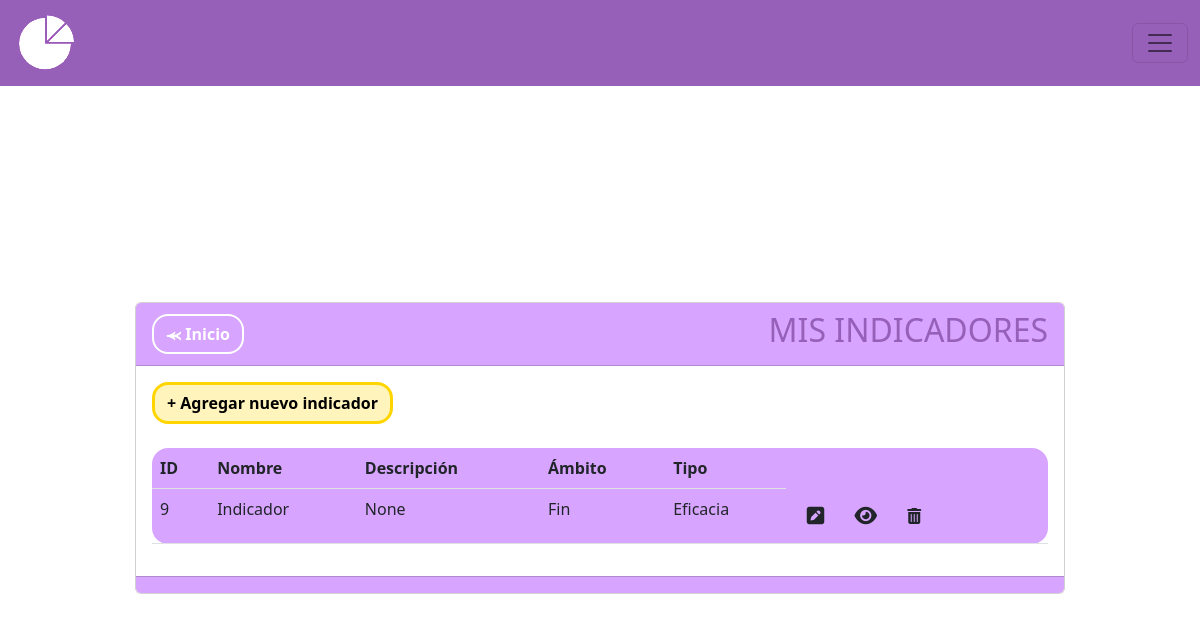
The page /indicadores on the database as committed earlier.
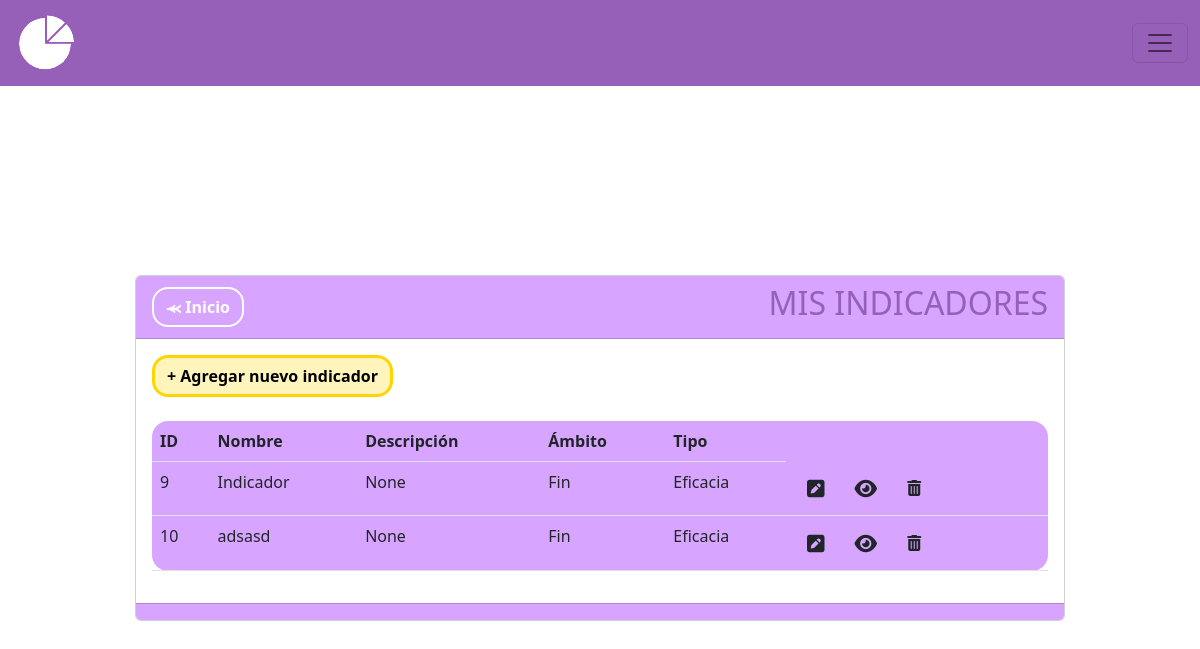
The same page on the database as committed later.
### MIReApp/models.py (models this page shows, shortened)
class Indicador(models.Model):
    id = models.AutoField(primary_key=True)
    nombre = models.CharField(max_length=100,
                              verbose_name='Nombre',
                              unique= True,
                              validators= [
                                  RegexValidator(regex= r'^[a-zA-Z\s]*$',
                                                 message="El nombre no puede contener caracteres especiales.",
                                                 code='invalid_nombre')
                              ])
    descripcion = models.CharField(max_length=100, verbose_name='Descripción', blank=True, null=True)
    frecuencia = models.CharField(verbose_name='Frecuencia de medición',max_length=10, choices=FRECUENCIAS,default='Anual')
    ambito = models.ForeignKey('Ambito', on_delete=models.CASCADE)
    tipo = models.ForeignKey('Tipo', on_delete=models.CASCADE)
    formula = models.CharField(max_length=20, choices= FORMULAS,verbose_name='Formula', blank=True)
    numerador = models.ForeignKey('Metrica', related_name='Numerador', on_delete=models.CASCADE, blank=True, null=True)
    denominador = models.ForeignKey('Metrica', related_name='Denominador', on_delete=models.CASCADE, blank=True, null=True)
    numerador_periodo = models.ForeignKey('HistorialMetrica', related_name='Instancia_Numerador', on_delete=models.CASCADE, blank=True, null=True)
    denominador_periodo = models.ForeignKey('HistorialMetrica', related_name='Instancia_Denominador', on_delete=models.CASCADE, blank=True, null=True)
    numerador_medida = models.CharField(max_length=100, verbose_name='', blank=True, null=True)
    denominador_medida = models.CharField(max_length=100, verbose_name='', blank=True, null=True)
    numerador_valor = models.PositiveIntegerField(verbose_name='', blank=True, null=True)
    denominador_valor = models.PositiveIntegerField(verbose_name='' , blank=True, null=True)
    resultado = models.CharField(max_length=100, verbose_name='', blank=True, null=True)

class Ambito(models.Model):
    nombre = models.CharField(max_length=15)
    def __str__(self):
        return self.nombre

class Tipo(models.Model):
    nombre = models.CharField(max_length=15)
    ambito = models.ForeignKey(Ambito, on_delete=models.CASCADE)
    def __str__(self):
        return self.nombre

### MIReApp/views.py (the view)
# urls.py: path('indicadores',views.indicadores, name='indicadores'),
def indicadores(request):
    indicadores = Indicador.objects.all()
    return render(request, 'indicadores/indexindicador.html', {'indicador': indicadores})

### MIReApp/templates/indicadores/indexindicador.html (shortened to what this page needs)
{% extends "base.html" %}
{% block contenido %}
<br>
<br>
<br>
<center>
    <link rel="stylesheet" href="https://cdnjs.cloudflare.com/ajax/libs/font-awesome/6.4.2/css/all.min.css">
    <div class="col-md-10 card" style="text-align: left;">
        <div class="card-header" style="background-color: #D7A5FF;">
            <div style="display: flex; justify-content: space-between; align-items: center;">
                <span><a href="{% url 'inicio' %}" class="btn btn-secondary rounded-4 fw-bold" style="background-color: transparent; color:white;border-color: white;border-width: 2px;">⪻ Inicio</a></span>
                <span><h2>MIS INDICADORES</h2></span>
            </div>
        </div>
        <div class="card-body">
            <a name="" id="" class="btn fw-bold rounded-4" href="{% url 'crear_indicador' %}" style="background-color: #fff4bb;color: #000000;border-color: #ffd500;border-width: 3px;">+ Agregar nuevo indicador</a>
            <br>
            <br>
            <div class="table-responsive">
                <table class="table rounded-4" style="background-color: #D7A5FF;">
                    <thead>
                        <tr>
                            <th scope="col">ID</th>
                            <th scope="col">Nombre</th>
                            <th scope="col">Descripción</th>
                            <th scope="col">Ámbito</th>
                            <th scope="col">Tipo</th>
                        </tr>
                    </thead>
                    <tbody>
                        {% for indi in indicador %}
                        <tr class="">
                            <td scope="row">{{ indi.id }}</td>
                            <td>{{ indi.nombre }}</td>
                            <td>{{ indi.descripcion }}</td>
                            <td>{{ indi.ambito }}</td>
                            <td>{{ indi.tipo }}</td>
                            <td>
                                <a name="" id="" class="btn" href="{% url 'editar_indicador' indi.id %}"><i class="fa-solid fa-square-pen fa-lg"></i></a>
                                <a class="btn" href="{% url 'ver_indicador' indi.id %}"><i class="fa-solid fa-eye fa-lg"></i>{{ indicador.titulo }}</a>
                                <a class="btn eliminarIndicador-btn" href="{% url 'eliminar_indicador' indi.id %}" role="button"><i class="fa-solid fa-trash-can"></i></a>
                            </td>
                        </tr>
                        {% endfor %}
                    </tbody>
                </table>
            </div>
        </div>
        <div class="card-footer text-muted" style="background-color: #D7A5FF;">
        </div>
    </div>
</div>
{% endblock %}

Rows that differ between the two databases and show on the page:
added Indicador: id "10", nombre "adsasd", descripcion "None", ambito "Fin", tipo "Eficacia"
